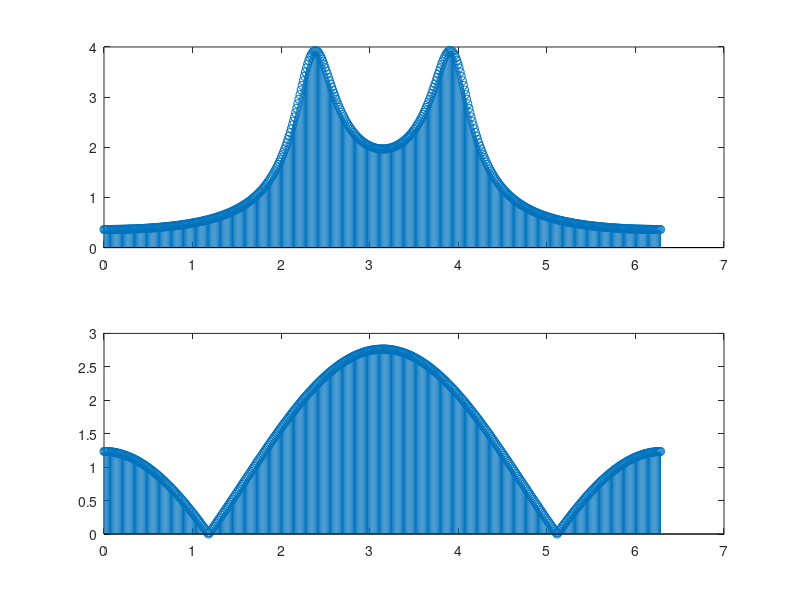

This chart was generated by the following MATLAB code: (Note: this script raises an error after producing the figure.)
% simple implementation of a band pass filter using poles in a z transform
% Q w and G can be our knobs to tune the filter response where Q adjusts Q
% value, w adjusts the center frequency and G is the gain of the filter
N = 512;
omega = linspace(0,2*pi,N);
Q = 0.8;
w = pi*6/8;
G = 1;
impulse = zeros(1,N);
impulse(1) = 1;
y = zeros(1,N*2);
for n=1:N
    m = n+N;
    y(m) = G*impulse(n)+2*Q*cos(w)*y(m-1)-Q^2*y(m-2);
end 
y = y(N+1:end);

figure
subplot(2,1,1)
stem(omega,abs(fft(y,N)));


% simple implementation of notch/bandrejection filter using zeros a z transform
Q = 1;
w = pi*3/8;
G = 1;
impulse = zeros(1,2*N);
impulse(N+1) = 1;
y = zeros(1,N*2);
for n=1:N
    m = n+N;
    y(m) = G*(impulse(m)-2*Q*cos(w)*impulse(m-1)+Q^2*impulse(m-2));
end 
y = y(N+1:end);
subplot(2,1,2)
stem(omega,abs(fft(y,N)));



% Biquad filter design:
% this uses the design method of billinear transforms to create digital
% filters that approximate the transfer functions of analog filters without
% aliasing due to digital sampling https://en.wikipedia.org/wiki/Bilinear_transform

% Biquad simply means that we're dealing with at most a time delay of 2
% samples in either feed forward or feedback configuration.
% https://en.wikipedia.org/wiki/Digital_biquad_filter

% designing using billinear tranforms involves the use of the formulas 
% s = (1-z^-1)/(1+z^-1) and Wc = 2/T*tan(Wd/2) where Wc is some continuous
% frequency and Wd is the corresponding digital frequency between -pi and pi.
% T is the sampling period

% This involves a lot of algebra in order to find the right feedback
% coefficients and we'd need to do it in a way where we can quickly change
% a few values in order to change the behavior of the filter. 
% specifically Gain, Q and cutoff/center frequency
% to make it easier on ourselves lets refer to this great resource
% https://webaudio.github.io/Audio-EQ-Cookbook/audio-eq-cookbook.html

impulse = zeros(1,N);
impulse(1) = 1;

y = LPF(impulse,pi/3,.8,1);

figure
stem(omega,abs(fft(y,N)));


% Low Pass Filter
function y = LPF(x,w,Q,G)
    N = length(x);
    y = zeros(1,N);
    x = [zeros(1,N) x ];
    alpha = sin(w)/(2*Q);
    a0 = 1 + alpha; b0 = (1-cos(w))/2;
    a1 = -2*cos(w); b1 = (1-cos(w));
    a2 = 1 - alpha; b2 = (1-cos(w))/2;
    for n=1:N
        m = n+N;
        y(m) = G * 1/a0 * (b0*x(m) + b1*x(m-1) + b2*x(m-2) - a1*y(m-1) - a2*y(m-2));
    end 
    x = x(N+1:end);
    y = y(N+1:end);
    return
end